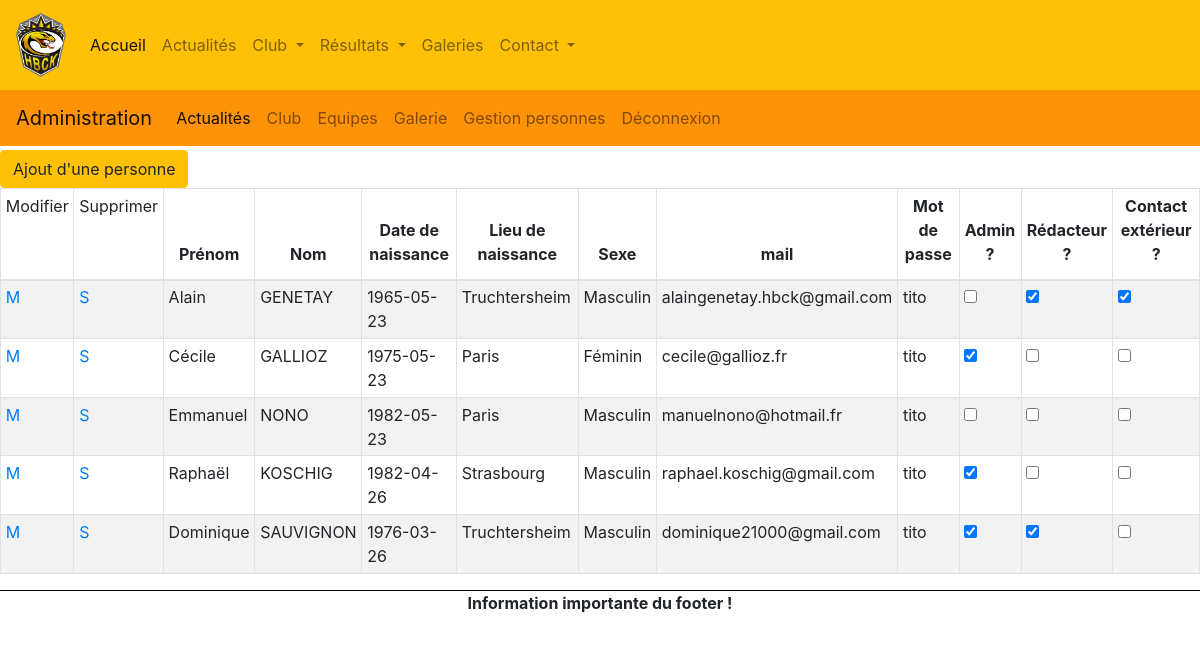
The page /src/body/personne-liste.php on the database its author committed.
### tables this page shows
CREATE TABLE `personne` (
  `per_id` int(11) NOT NULL,
  `per_nom` varchar(255) NOT NULL,
  `per_prenom` varchar(255) DEFAULT NULL,
  `per_date_nais` date DEFAULT NULL,
  `per_lieu_nais` varchar(255) DEFAULT NULL,
  `per_sexe` varchar(50) NOT NULL,
  `per_mail` varchar(255) NOT NULL,
  `per_mdp` varchar(50) NOT NULL,
  `per_admin` int(1) NOT NULL DEFAULT '0',
  `per_redac` int(1) NOT NULL DEFAULT '0',
  `per_contact_ext` int(1) NOT NULL DEFAULT '0',
  `per_created_at` datetime NOT NULL,
  `per_updated_at` datetime DEFAULT NULL,
  `per_deleted_at` datetime DEFAULT NULL
);

### src/class/PersonneBase.php (called while the page is built, shortened)
<?php
class PersonneBase
{
    public function getPersonnesActives($db){
        $sql_pa = "SELECT * FROM personne where per_deleted_at is null";
        $rs_pa = $db->query($sql_pa);
        return $rs_pa;
    }
}

### src/body/personne-liste.php (the view, shortened to what this page needs)
<?php
require_once '../class/PersonneBase.php';
$o_pdo = new Database();
$o_conn = $o_pdo->makeConnect();
$o_pers = new PersonneBase();
$personnes = $o_pers->getPersonnesActives($o_conn);
$pers = $personnes->fetchall();
include('../includes/head.php');
include('../includes/header.php');
?>
<a href="personne-details.php?mode=nouveau">
    <button class="btn btn-warning" type="submit">Ajout d'une personne</button>
</a>
<div class="table-responsive">
    <table id="listePersonne" class="table table-striped table-bordered table-sm">
        <thead>
            <tr>
                <td>Modifier</td>
                <td>Supprimer</td>
                <th scope="col"><label for="prenom">Prénom</label></th>
                <th scope="col"><label for="nom">Nom</label></th>
                <th scope="col"><label for="date_naiss">Date de naissance</label></th>
                <th scope="col"><label for="lieu_naiss">Lieu de naissance</label></th>
                <th scope="col"><label for="sexe">Sexe</label></th>
                <th scope="col"><label for="mail">mail</label></th>
                <th scope="col"><label for="mdp">Mot de passe</label></th>
                <th scope="col"><label for="admin">Admin ?</label></th>
                <th scope="col"><label for="redacteur">Rédacteur ?</label></th>
                <th scope="col"><label for="con_ext">Contact extérieur ?</label></th>
            </tr>
        </thead>
        <?php foreach ($pers as $p) { ?>
            <tr>
                <td scope="row"><a href="personne-details.php?mode=modif&id=<?php echo $p['per_id'] ?>">M</td>
                <td><a href="../traitements/personne-suppression.php?id=<?php echo $p['per_id'] ?>">S</td>
                <td><?php echo $p["per_prenom"] ?></td>
                <td><?php echo $p["per_nom"] ?></td>
                <td><?php echo $p["per_date_nais"] ?></td>
                <td><?php echo $p["per_lieu_nais"] ?></td>
                <td><?php echo $p["per_sexe"] ?></td>
                <td><?php echo $p["per_mail"] ?></td>
                <td><?php echo $p["per_mdp"] ?></td>
                <td>
                    <input type="checkbox" name="admin" value="admin" <?php if ($p["per_admin"] == 1) echo "checked" ?>>
                </td>
                <td>
                    <input type="checkbox" name="redac" value="redac" <?php if ($p["per_redac"] == 1) echo "checked" ?>>
                </td>
                <td>
                    <input type="checkbox" name="cont_ext" value="cont_ext" <?php if ($p["per_contact_ext"] == 1) echo "checked" ?>>
                </td>
            </tr>
        <?php } ?>
    </table>
</div>
<?php
                                                                        include('../includes/footer.php');
?>

### src/includes/head.php (shortened to what this page needs)
<!DOCTYPE html>
<html lang="fr">
<head>
    <link rel="stylesheet" href="../css/style.css">
    <link rel="stylesheet" href="https://stackpath.bootstrapcdn.com/bootstrap/4.4.1/css/bootstrap.min.css">
</head>
<body>

### src/includes/header.php (shortened to what this page needs)
<header>
    <div id="container-navbar">
        <nav id="navbarAdmin" class="navbar navbar-expand-lg navbar-light fixed-top">
            <span class="navbar-brand" href="#">Administration</span>
            <div class="collapse navbar-collapse" id="navbarNav">
                <ul class="navbar-nav">
                    <li class="nav-item active">
                        <a class="nav-link" href="#">Actualités <span class="sr-only">(current)</span></a>
                    </li>
                    <li class="nav-item">
                        <a class="nav-link" href="#">Club</a>
                    </li>
                    <li class="nav-item">
                        <a class="nav-link" href="#">Equipes</a>
                    </li>
                    <li class="nav-item">
                        <a class="nav-link" href="#">Galerie</a>
                    </li>
                    <li class="nav-item">
                        <a class="nav-link" href="../body/personne-liste.php">Gestion personnes</a>
                    </li>
                    <li class="nav-item">
                        <a class="nav-link" href="#">Déconnexion</a>
                    </li>
                </ul>
            </div>
        </nav>
        <nav id="navbarVisiteur" class="navbar navbar-expand-lg navbar-light bg-warning fixed-top">
            <a class="navbar-brand" href="../body/home.php">
                <img class="img img-fluid logo-navbar" src="../../resources/img/logo.png" alt="logo du club">
            </a>
            <div class="collapse navbar-collapse" id="navbarNav2">
                <ul class="navbar-nav mr-auto">
                    <li class="nav-item active">
                        <a class="nav-link" href="../body/home.php">Accueil <span class="sr-only">(current)</span></a>
                    </li>
                    <li class="nav-item">
                        <a class="nav-link" href="#">Actualités</a>
                    </li>
                    <li class="nav-item dropdown">
                        <a class="nav-link dropdown-toggle" href="#" id="navbarDropdown" role="button" data-toggle="dropdown" aria-haspopup="true" aria-expanded="false">
                            Club
                        </a>
                    </li>
                    <li class="nav-item dropdown">
                        <a class="nav-link dropdown-toggle" href="#" id="navbarDropdown" role="button" data-toggle="dropdown" aria-haspopup="true" aria-expanded="false">
                            Résultats
                        </a>
                    </li>
                    <li class="nav-item">
                        <a class="nav-link" href="../body/galerie.php">Galeries</a>
                    </li>
                    <li class="nav-item dropdown">
                        <a class="nav-link dropdown-toggle" href="#" id="navbarDropdown" role="button" data-toggle="dropdown" aria-haspopup="true" aria-expanded="false">
                            Contact
                        </a>
                    </li>
            </div>
        </nav>
    </div>
</header>

### src/includes/footer.php
<footer>
    <div class="row justify-content-center">
        <p>
            <b>Information importante du footer !</b>
        </p>
    </div>
</footer>
</body>
</html>

### src/css/style.css (style rules this page uses)
#navbarAdmin { margin-top: 90px; background-color: #ff9307; }
.logo-navbar { width: 50px; height: 50px; }
#listePersonne thead { text-align: center; }
footer { border-top: 1px solid black; }

### rows shown on the page
personne: per_prenom "Alain", per_nom "GENETAY", per_date_nais "1965-05-23", per_lieu_nais "Truchtersheim", per_sexe "Masculin", per_mail "alaingenetay.hbck@gmail.com", per_mdp "tito", per_redac "☑", per_contact_ext "☑"
personne: per_prenom "Cécile", per_nom "GALLIOZ", per_date_nais "1975-05-23", per_lieu_nais "Paris", per_sexe "Féminin", per_mail "cecile@gallioz.fr", per_mdp "tito", per_admin "☑"
personne: per_prenom "Emmanuel", per_nom "NONO", per_date_nais "1982-05-23", per_lieu_nais "Paris", per_sexe "Masculin", per_mail "manuelnono@hotmail.fr", per_mdp "tito"
personne: per_prenom "Raphaël", per_nom "KOSCHIG", per_date_nais "1982-04-26", per_lieu_nais "Strasbourg", per_sexe "Masculin", per_mail "raphael.koschig@gmail.com", per_mdp "tito", per_admin "☑"
personne: per_prenom "Dominique", per_nom "SAUVIGNON", per_date_nais "1976-03-26", per_lieu_nais "Truchtersheim", per_sexe "Masculin", per_mail "dominique21000@gmail.com", per_mdp "tito", per_admin "☑", per_redac "☑"
